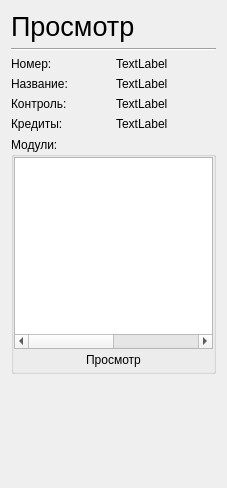
             <widget class="QWidget" name="scrollAreaWidgetContents_4">
              <property name="geometry">
               <rect>
                <x>0</x>
                <y>0</y>
                <width>227</width>
                <height>488</height>
               </rect>
              </property>
              <layout class="QGridLayout" name="gridLayout_18">
               <item row="2" column="0">
                <widget class="QLabel" name="label_16">
                 <property name="text">
                  <string>Номер:</string>
                 </property>
                </widget>
               </item>
               <item row="0" column="0" colspan="2">
                <widget class="QLabel" name="label_15">
                 <property name="font">
                  <font>
                   <pointsize>20</pointsize>
                  </font>
                 </property>
                 <property name="text">
                  <string>Просмотр</string>
                 </property>
                </widget>
               </item>
               <item row="5" column="1">
                <widget class="QLabel" name="label_CreditsSubjectsViewer">
                 <property name="text">
                  <string>TextLabel</string>
                 </property>
                </widget>
               </item>
               <item row="3" column="0">
                <widget class="QLabel" name="label_18">
                 <property name="text">
                  <string>Название:</string>
                 </property>
                </widget>
               </item>
               <item row="5" column="0">
                <widget class="QLabel" name="label_20">
                 <property name="text">
                  <string>Кредиты:</string>
                 </property>
                </widget>
               </item>
               <item row="2" column="1">
                <widget class="QLabel" name="label_NumberSubjectViewer">
                 <property name="text">
                  <string>TextLabel</string>
                 </property>
                </widget>
               </item>
               <item row="6" column="0" colspan="2">
                <widget class="QGroupBox" name="groupBox_ListModulesViewer">
                 <property name="title">
                  <string>Модули:</string>
                 </property>
                 <layout class="QGridLayout" name="gridLayout_19">
                  <property name="leftMargin">
                   <number>0</number>
                  </property>
                  <property name="topMargin">
                   <number>0</number>
                  </property>
                  <property name="rightMargin">
                   <number>0</number>
                  </property>
                  <property name="bottomMargin">
                   <number>0</number>
                  </property>
                  <property name="spacing">
                   <number>0</number>
                  </property>
                  <item row="1" column="0">
                   <widget class="QPushButton" name="pushButton_ViewModulesViewer">
                    <property name="text">
                     <string>Просмотр</string>
                    </property>
                    <property name="flat">
                     <bool>true</bool>
                    </property>
                   </widget>
                  </item>
                  <item row="0" column="0">
                   <widget class="QTableWidget" name="tableWidget_ListModulesViewer">
                    <property name="showGrid">
                     <bool>true</bool>
                    </property>
                    <property name="sortingEnabled">
                     <bool>false</bool>
                    </property>
                    <property name="wordWrap">
                     <bool>false</bool>
                    </property>
                    <attribute name="horizontalHeaderVisible">
                     <bool>false</bool>
                    </attribute>
                    <attribute name="verticalHeaderVisible">
                     <bool>false</bool>
                    </attribute>
                    <column>
                     <property name="text">
                      <string>Модуль</string>
                     </property>
                    </column>
                    <column>
                     <property name="text">
                      <string>Кредиты</string>
                     </property>
                    </column>
                   </widget>
                  </item>
                 </layout>
                </widget>
               </item>
               <item row="3" column="1">
                <widget class="QLabel" name="label_NameSubjectViewer">
                 <property name="text">
                  <string>TextLabel</string>
                 </property>
                </widget>
               </item>
               <item row="1" column="0" colspan="2">
                <widget class="Line" name="line_10">
                 <property name="orientation">
                  <enum>Qt::Horizontal</enum>
                 </property>
                </widget>
               </item>
               <item row="7" column="0" colspan="2">
                <spacer name="verticalSpacer_4">
                 <property name="orientation">
                  <enum>Qt::Vertical</enum>
                 </property>
                 <property name="sizeHint" stdset="0">
                  <size>
                   <width>20</width>
                   <height>40</height>
                  </size>
                 </property>
                </spacer>
               </item>
               <item row="4" column="0">
                <widget class="QLabel" name="label_28">
                 <property name="text">
                  <string>Контроль:</string>
                 </property>
                </widget>
               </item>
               <item row="4" column="1">
                <widget class="QLabel" name="label_ControlSubjectViewer">
                 <property name="text">
                  <string>TextLabel</string>
                 </property>
                </widget>
               </item>
              </layout>
             </widget>
